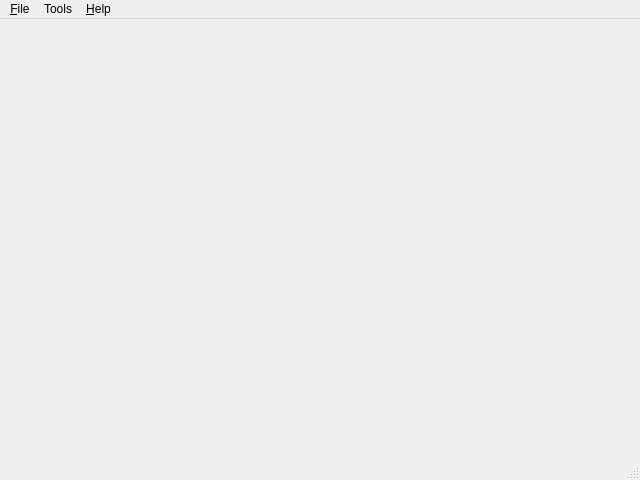
<?xml version="1.0" encoding="UTF-8"?>
<ui version="4.0">
 <class>MainWindow</class>
 <widget class="QMainWindow" name="MainWindow">
  <property name="windowModality">
   <enum>Qt::ApplicationModal</enum>
  </property>
  <property name="geometry">
   <rect>
    <x>0</x>
    <y>0</y>
    <width>640</width>
    <height>480</height>
   </rect>
  </property>
  <property name="sizePolicy">
   <sizepolicy hsizetype="MinimumExpanding" vsizetype="Preferred">
    <horstretch>0</horstretch>
    <verstretch>0</verstretch>
   </sizepolicy>
  </property>
  <property name="windowTitle">
   <string>qtCanvas</string>
  </property>
  <property name="windowIcon">
   <iconset>
    <normaloff>:/images/logo.png</normaloff>:/images/logo.png</iconset>
  </property>
  <property name="unifiedTitleAndToolBarOnMac">
   <bool>true</bool>
  </property>
  <widget class="QWidget" name="centralWidget">
   <property name="sizePolicy">
    <sizepolicy hsizetype="MinimumExpanding" vsizetype="MinimumExpanding">
     <horstretch>0</horstretch>
     <verstretch>0</verstretch>
    </sizepolicy>
   </property>
   <layout class="QGridLayout" name="gridLayout">
    <property name="sizeConstraint">
     <enum>QLayout::SetMinimumSize</enum>
    </property>
   </layout>
  </widget>
  <widget class="QMenuBar" name="menuBar">
   <property name="geometry">
    <rect>
     <x>0</x>
     <y>0</y>
     <width>640</width>
     <height>21</height>
    </rect>
   </property>
   <widget class="QMenu" name="menuFile">
    <property name="title">
     <string>&amp;File</string>
    </property>
    <addaction name="actionLogout"/>
    <addaction name="separator"/>
    <addaction name="actionQuit"/>
   </widget>
   <widget class="QMenu" name="menuHelp">
    <property name="title">
     <string>&amp;Help</string>
    </property>
    <addaction name="actionA_bout_qtCanvas"/>
   </widget>
   <widget class="QMenu" name="menuTools">
    <property name="title">
     <string>Tools</string>
    </property>
    <addaction name="actionOptions"/>
   </widget>
   <addaction name="menuFile"/>
   <addaction name="menuTools"/>
   <addaction name="menuHelp"/>
  </widget>
  <widget class="QStatusBar" name="statusBar"/>
  <action name="actionQuit">
   <property name="text">
    <string>&amp;Quit</string>
   </property>
   <property name="toolTip">
    <string>Quit qtCanvas</string>
   </property>
   <property name="statusTip">
    <string>Quit qtCanvas</string>
   </property>
  </action>
  <action name="actionA_bout_qtCanvas">
   <property name="text">
    <string>A&amp;bout qtCanvas</string>
   </property>
  </action>
  <action name="actionLogout">
   <property name="text">
    <string>&amp;Logout</string>
   </property>
  </action>
  <action name="actionOptions">
   <property name="text">
    <string>&amp;Options</string>
   </property>
  </action>
 </widget>
 <layoutdefault spacing="6" margin="11"/>
 <resources/>
 <connections>
  <connection>
   <sender>actionQuit</sender>
   <signal>triggered()</signal>
   <receiver>MainWindow</receiver>
   <slot>close()</slot>
   <hints>
    <hint type="sourcelabel">
     <x>-1</x>
     <y>-1</y>
    </hint>
    <hint type="destinationlabel">
     <x>219</x>
     <y>128</y>
    </hint>
   </hints>
  </connection>
 </connections>
</ui>
